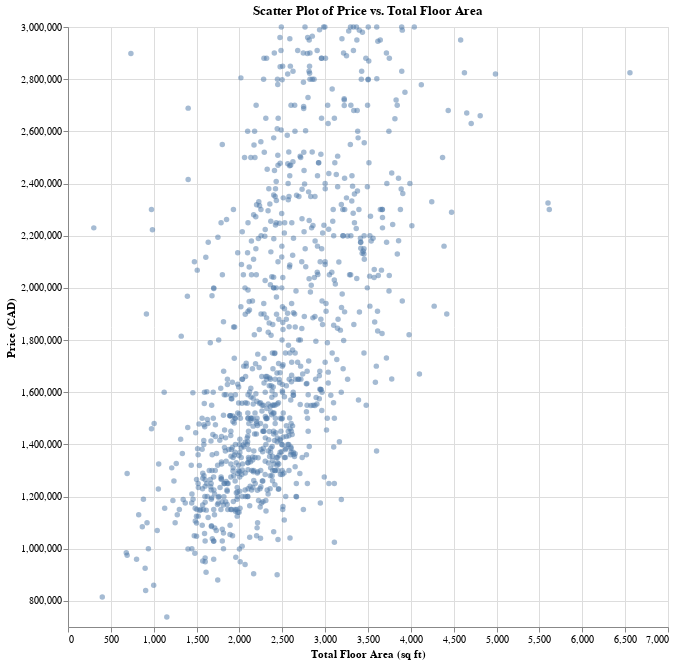

Notebook code for this chart:
### Markdown cell above
As we have two quantitative variables in our dataset, with Square Footage as our explanatory variable and house selling price as our response variable, we've opted to visualize our data with a bar chart. This choice enables us to convey the distribution of one variable with respect to the other at a glance.

### Code cell
#record minimum and maximum values in the prices columns
min_price = home_prices['Price'].min()
max_price = home_prices['Price'].max()

# Create the scatter plot with adjusted y-axis scale
scatter_plot = alt.Chart(home_training).mark_circle(opacity=0.5).encode(
    alt.X('Total floor area:Q', title='Total Floor Area (sq ft)'),
    alt.Y('Price:Q', scale=alt.Scale(domain=(min_price, max_price)), title='Price (CAD)'),
    tooltip=['Total floor area:Q', 'Price:Q']
).properties(
    width=600,
    height=600,
    title='Scatter Plot of Price vs. Total Floor Area'
)

scatter_plot

### Figure 1 — Vega-Lite specification as saved in the notebook (floating-point values rounded to 4 significant figures; data arrays with more than 128 entries replaced by an {"elided": "..."} marker saying what was removed)
{"config": {"view": {"continuousWidth": 300, "continuousHeight": 300}}, "data": {"name": "data-7572ccc4cc2f23b98b8440a8976b00d2"}, "mark": {"type": "circle", "opacity": 0.5}, "encoding": {"tooltip": [{"field": "Total floor area", "type": "quantitative"}, {"field": "Price", "type": "quantitative"}], "x": {"field": "Total floor area", "title": "Total Floor Area (sq ft)", "type": "quantitative"}, "y": {"field": "Price", "scale": {"domain": [700000, 3000000]}, "title": "Price (CAD)", "type": "quantitative"}}, "height": 600, "title": "Scatter Plot of Price vs. Total Floor Area", "width": 600, "$schema": "https://vega.github.io/schema/vega-lite/v5.8.0.json", "datasets": {"data-7572ccc4cc2f23b98b8440a8976b00d2": {"elided": "976 records"}}}
